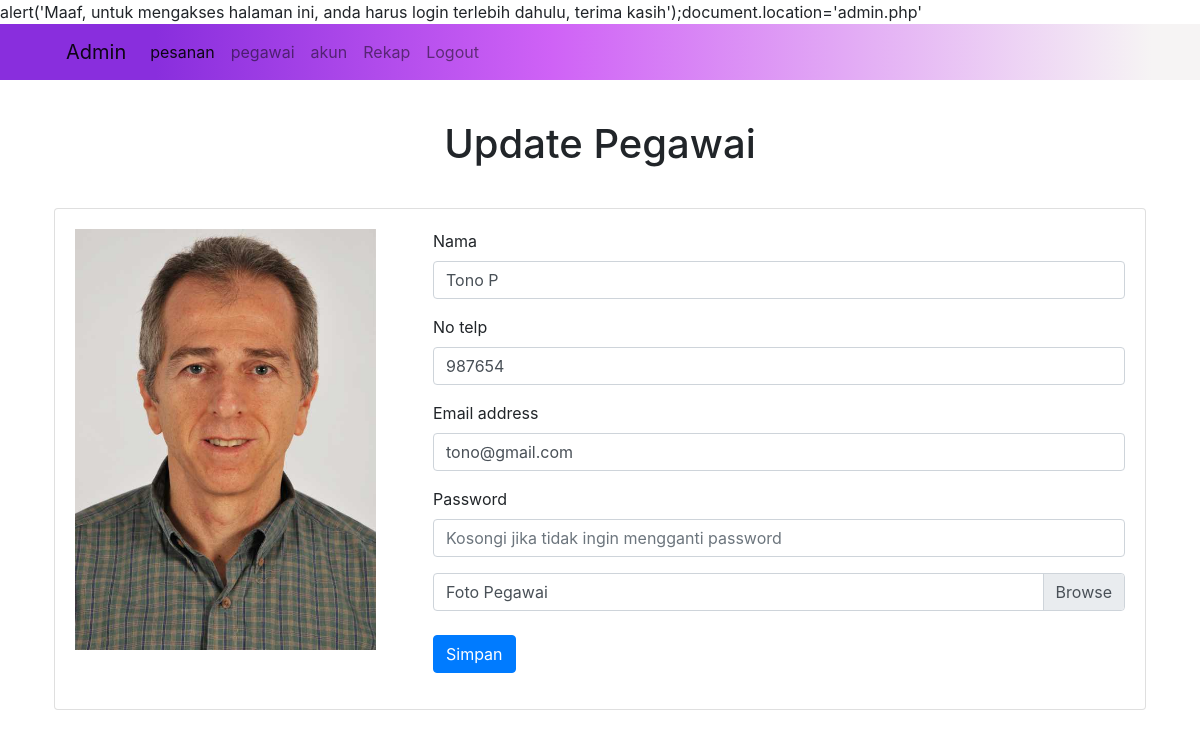
Page /update.php?id=1 on the committed database.
### tables this page shows
CREATE TABLE `pegawai` (
  `id_pegawai` int(11) NOT NULL,
  `nama` varchar(30) NOT NULL,
  `no_telp` int(11) NOT NULL,
  `email` varchar(30) NOT NULL,
  `username` varchar(30) NOT NULL,
  `password` varchar(32) NOT NULL,
  `foto` varchar(255) NOT NULL
);

### update.php (the view, shortened to what this page needs)
<?php
    if (!isset($_SESSION["admin"])) {
        echo "<scripts>alert('Maaf, untuk mengakses halaman ini, anda harus login terlebih dahulu, terima kasih');document.location='admin.php'</script>";
    }
    include "koneksi.php";
    if(isset($_GET['id'])){
        $query = mysqli_query($conn,"SELECT*FROM pegawai where id_pegawai = '$_GET[id]'");
        while($hasil=mysqli_fetch_array($query)){
            $tmpnama = $hasil['nama'];
            $tmpnotelp = $hasil['no_telp'];
            $tmpemail = $hasil['email'];
            $tmpfoto = $hasil['foto'];
        }
    }
?>
<!DOCTYPE html>
<html lang="en">
<head>
    <link rel="stylesheet" href="https://cdn.jsdelivr.net/npm/bootstrap@4.5.3/dist/css/bootstrap.min.css">
    <link rel="stylesheet" href="./css/style2.css">
    <link rel="stylesheet" href="./css/style.css">
</head>
<body>
<nav class="navbar navbar-expand-lg navbar-light bg-light">
        <a class="navbar-brand" href="#">Admin</a>
        <div class="collapse navbar-collapse" id="navbarNav">
            <ul class="navbar-nav">
            <li class="nav-item active">
                <a class="nav-link" href="pesanan.php">pesanan <span class="sr-only">(current)</span></a>
            </li>
            <li class="nav-item">
                <a class="nav-link" href="pegawai.php">pegawai</a>
            </li>
            <li class="nav-item">
                <a class="nav-link" href="akuncustomer.php">akun</a>
            </li>
            <li class="nav-item">
                <a class="nav-link" href="rekap.php">Rekap</a>
            </li>
            <li class="nav-item">
                <a class="nav-link" href="logoutadmin.php" >Logout</a>
            </li>
            </ul>
        </div>
    </nav>
    <div class="judul">
        <h1>Update Pegawai</h1>
    </div>
    <div class="container">
        <div class="card">
            <div class="card-body">
                <div class="row">
                    <div class="col col-sm-4 col-md-4 col-lg-4 col-xl-4">
                        <img src="./img/<?=$tmpfoto?>" alt="<?=$foto?>" class="foto-update">
                    </div>
                    <div class="col col-sm-8 col-md-8 col-lg-8 col-xl-8">
                        <form method="post" action="" enctype="multipart/form-data">
                            <div class="form-group">
                                <label for="id">Nama</label>
                                <input class="form-control" type="text" name="nama" value="<?=@$tmpnama?>" required>
                            </div>
                            <div class="form-group">
                                <label for="nama">No telp</label>
                                <input class="form-control" type="text" name="nohp" value="<?=@$tmpnotelp?>" required>
                            </div>
                            <div class="form-group">
                                <label for="exampleInputEmail1">Email address</label>
                                <input type="email" class="form-control" value="<?=@$tmpemail?>" id="exampleInputEmail1" name="email" aria-describedby="emailHelp" required>
                            </div>
                            <div class="form-group">
                                <label for="deskripsi">Password</label>
                                <input class="form-control" type="text" name="password" placeholder="Kosongi jika tidak ingin mengganti password">
                            </div>
                            <div class="input-group">
                                <div class="custom-file">
                                    <label class="custom-file-label" for="customFile">Foto Pegawai</label>
                                </div>
                            </div>
                            <br>
                            <input type="submit" class="btn btn-primary" name="simpan" value="Simpan">
                        </form>
                    </div>
                </div>
            </div>
        </div>
    </div>
</body>
</html>

### css/style.css (style rules this page uses)
.judul { text-align: center; margin: 40px; }
.foto-update { width: 90%; align-items: center; }
html { position: relative; }
body { margin-bottom: 100px; }
nav a,ul { padding-left: 50px; }
nav { background: rgb(137,46,221); background: linear-gradient(90deg, rgba(137,46,221,1) 13%, rgba(207,98,246,1) 46%, rgba(246,244,244,1) 96%); }

### rows in the picture
pegawai: foto (picture), nama "Tono P", nohp "987654", email "tono@gmail.com"
